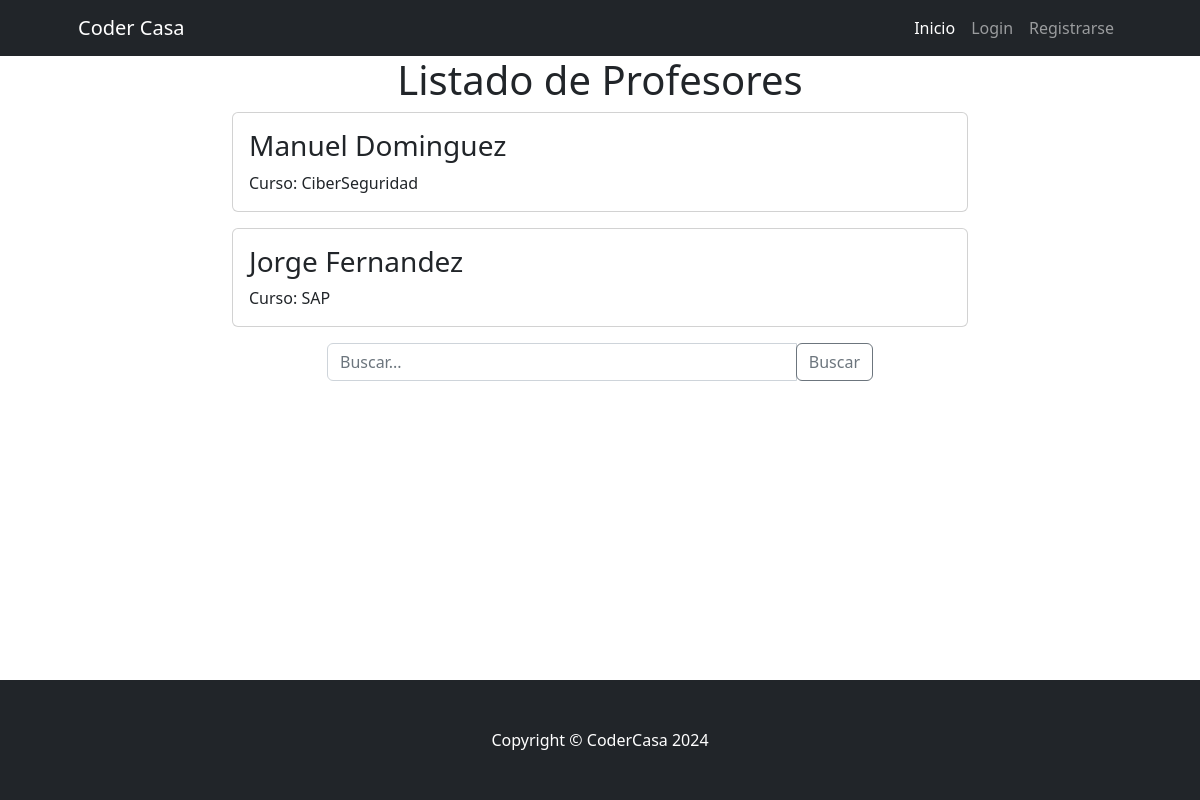
The app's page /Clase/profesor_list, older data.
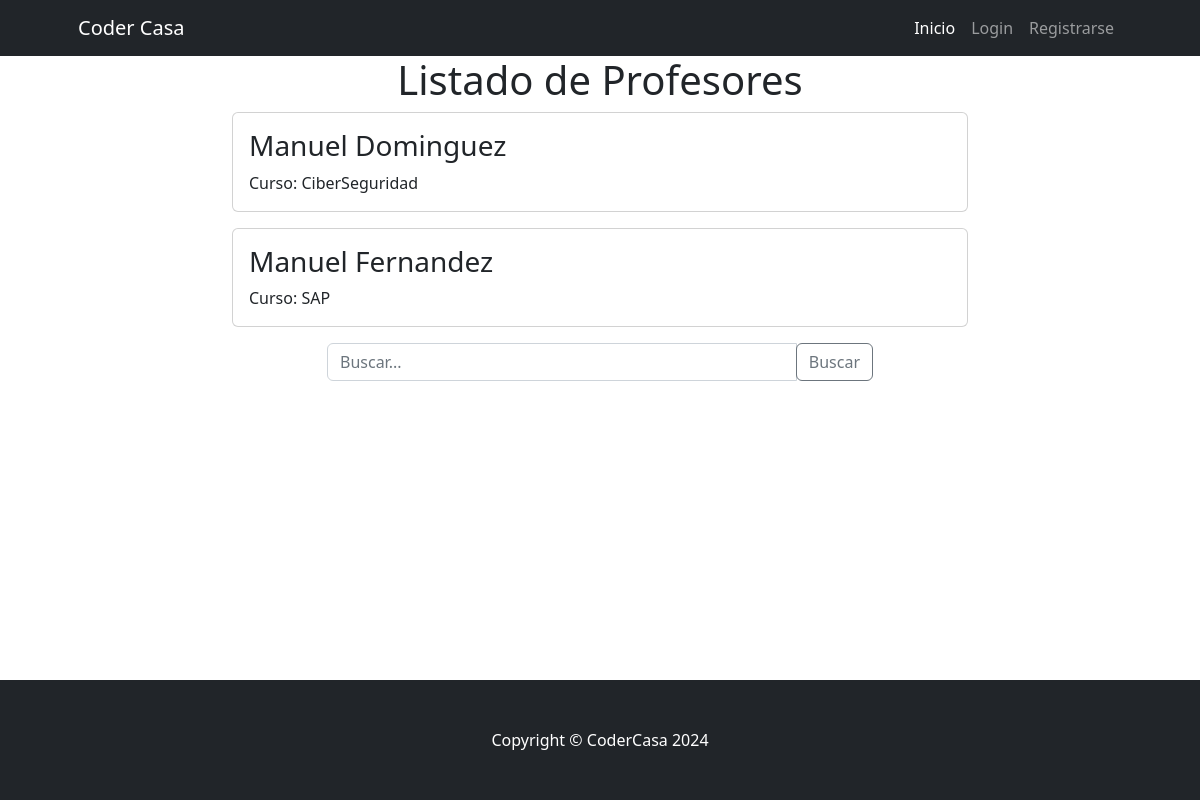
The same page, newer data.
### Clase/models.py (models this page shows, shortened)
class Profesor(models.Model):
    nombre = models.CharField(max_length=255)
    apellido = models.CharField(max_length=255)
    materia = models.ForeignKey(Curso, on_delete=models.SET_NULL,null=True)
    class Meta:
        verbose_name = "Profesor"
        verbose_name_plural = "Profesores"

class Curso(models.Model):
    nombre = models.CharField(max_length=255, unique=True)
    detalle = models.CharField(max_length=800,null=True, blank=True)
    def __str__(self) -> str:
        return self.nombre
    class Meta:
        verbose_name = "Curso"
        verbose_name_plural = "Cursos"

### Clase/views.py (the view)
# urls.py: path("profesor_list", profesor_list,name="profesor_list" ),
def profesor_list(request):
    busqueda = request.GET.get("busqueda",None)
    if busqueda:
        print(busqueda)
        consulta = Profesor.objects.filter(nombre__icontains=busqueda)
    else:
       consulta = Profesor.objects.all()
    contexto = {"profesores": consulta}
    return render(request,"Clase/profesor_list.html", contexto)

### Clase/templates/Clase/profesor_list.html (shortened to what this page needs)
{% extends 'core/base.html' %}
{% block content %}
<center>
<h1>Listado de Profesores</h1>
</center>
<div class="container">
    <div class="row justify-content-center">
      <div class="col-md-8">
        {% for profe in profesores %}
          <div class="card mb-3">
            <div class="card-body">
              <h3 class="card-title">{{ profe.nombre }} {{ profe.apellido }}</h3>
              {% if profe.materia %}
              <p class="card-text">Curso: {{ profe.materia }}</p>
            {% else %}
              <p class="card-text">Curso: Sin curso a cargo</p>
            {% endif %}
            </div>
          </div>
        {% endfor %}
      </div>
    </div>
    <div class="row justify-content-center">
      <div class="col-md-6">
        <form action="{% url 'Clase:profesor_list' %}" method="get">
          <div class="input-group mb-3">
            <input type="text" class="form-control" name="busqueda" placeholder="Buscar...">
            <div class="input-group-append">
              <button class="btn btn-outline-secondary" type="submit">Buscar</button>
            </div>
          </div>
        </form>
      </div>
    </div>
  </div>
{% endblock content %}

Row changes from the older to the newer data that the page shows:
changed Profesor "Fernandez": nombre "Jorge" → "Manuel"
